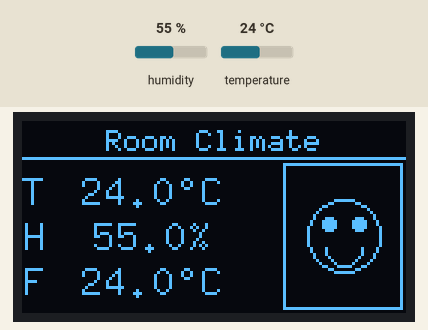
A sketch run on a simulated ESP32. On the bench: 128×64 one-colour display. The test bench sets the inputs (shaded band); at power-on: humidity 55 %, temperature 24 °C. WiFi joins after 1.5 s; servers stay silent unless stated; what the sketch prints to the serial monitor is not drawn.

Above: at 3.2 s.
3.3 s: humidity set to 41 %
At 5.3 s:
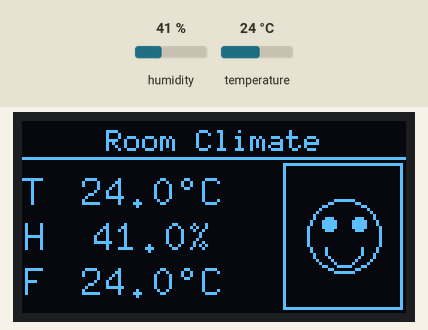
5.6 s: humidity set to 38 %
At 7.0 s:
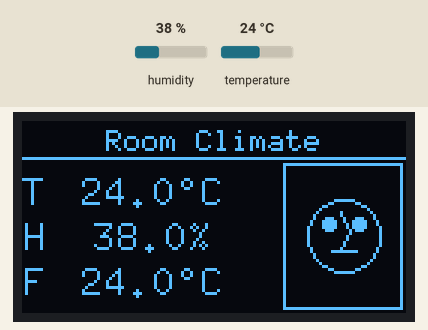
7.6 s: temperature set to 33 °C
At 8.6 s:
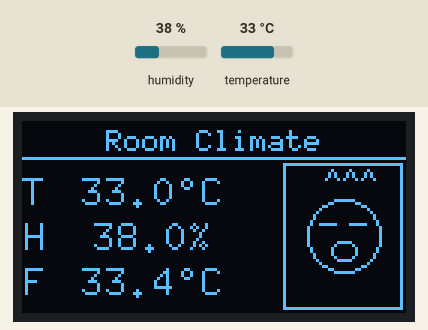
9.6 s: temperature set to 12 °C
At 11.4 s:
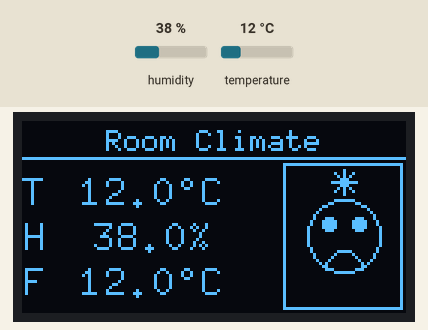
Timing chart, 0 to 12.9 s (numbered marks = the images above; inputs shaded):
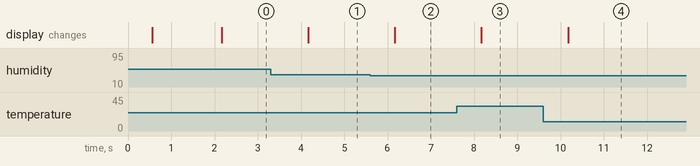

The sketch:

TEMP_HUM.ino
```cpp
/* The Temp_Hum code uses and esp32 and a high precision temperature and humidity sensor aht10,
 to monitor the surrounding temperature and humidity. Based on the readings and specified thresholds, specific devices (humidifiers, airconditionsers etc.) can be automated.
 * Room Climate Monitor
 * Board  : ESP32-WROOM
 * Sensor : AHT10  — I2C : D21=SDA, D22=SCL
 * Display: SH1106 — SPI : D18=CLK, D23=MOSI, D15=RST, D4=DC, D5=CS
 *
 * Libraries: U8g2 (oliver), Adafruit AHTX0, Adafruit BusIO, ArduinoJson
 *
 * WiFi setup:
 *   1. Set WIFI_SSID and WIFI_PASS below
 *   2. Run server.py on your PC — it will print the IP to put in PC_HOST
 *   3. Upload this sketch; Serial Monitor shows ESP32's own IP
 *
 * Relay control: uncomment blocks in applyRelays() + pinMode block in setup()
 */

#include <Wire.h>
#include <SPI.h>
#include <U8g2lib.h>
#include <Adafruit_AHTX0.h>
#include <WiFi.h>
#include <ESPmDNS.h>
#include <WebServer.h>
#include <HTTPClient.h>
#include <ArduinoJson.h>

// ── WiFi / network — CONFIGURE THESE ─────────────────────────────────────────
#define WIFI_SSID  "Baali_air"
#define WIFI_PASS  " "
#define PC_HOST    ""   // your PC's local IP (printed by server.py)
#define PC_PORT    5000

// ── Pin map ───────────────────────────────────────────────────────────────────
#define SDA_PIN          21
#define SCL_PIN          22
#define OLED_CLK         18
#define OLED_MOSI        23
#define OLED_RST         15
#define OLED_DC           4
#define OLED_CS           5
#define RELAY_AC         25
#define RELAY_LIGHTS     26
#define RELAY_HUMIDIFIER 27

// ── Layout constants (live display) ──────────────────────────────────────────
#define BOX_X  87
#define BOX_Y  14
#define BOX_W  40
#define BOX_H  49
#define EM_CX  107
#define EM_CY   38

// ── Display mode durations ────────────────────────────────────────────────────
const uint32_t DUR_LIVE       = 30000;   // 30 s live feed
const uint32_t DUR_TEMP_GRAPH = 15000;   // 15 s temperature graph
const uint32_t DUR_HUM_GRAPH  = 15000;   // 15 s humidity graph
const uint32_t READ_INTERVAL  = 2000;    // sensor poll interval

// ── Automation thresholds ─────────────────────────────────────────────────────
struct AutoConfig { float acOnTemp, acOffTemp, humOnRH, humOffRH; };
AutoConfig cfg = { 28.0f, 25.0f, 40.0f, 60.0f };

// ── State structs ─────────────────────────────────────────────────────────────
struct RelayState { bool ac, lights, humidifier; };
struct Reading    { float tempC, rh, feelsLike; bool valid; };
enum   DispMode   { LIVE=0, TEMP_GRAPH=1, HUM_GRAPH=2 };

// ── Hardware objects ──────────────────────────────────────────────────────────
U8G2_SH1106_128X64_NONAME_F_4W_HW_SPI oled(U8G2_R0, OLED_CS, OLED_DC, OLED_RST);
Adafruit_AHTX0 aht;
WebServer      server(80);

// ── Runtime state ─────────────────────────────────────────────────────────────
RelayState relay      = {false,false,false};
bool  sensorPresent   = false;
Reading curReading    = {0,0,0,false};
DispMode dispMode     = LIVE;
uint32_t modeSince    = 0;
uint32_t lastReadMs   = 0;
uint32_t lastWifiMs   = 0;
uint32_t lastSensChk  = 0;
uint32_t histFetchedMs= 0;

// ── History buffers (96 points = one per 15 min for 24 h) ────────────────────
#define HIST_MAX 96
float histTemp[HIST_MAX];
float histHum[HIST_MAX];
int   histCount = 0;

// ─────────────────────────────────────────────────────────────────────────────
// Heat-index (NOAA Steadman, Celsius)
// ─────────────────────────────────────────────────────────────────────────────
float heatIndex(float t, float h) {
  if (t < 27.0f) return t;
  return -8.78469475556f + 1.61139411f*t + 2.33854883889f*h
         - 0.14611605f*t*h  - 0.012308094f*t*t - 0.016424828f*h*h
         + 0.002211732f*t*t*h + 0.00072546f*t*h*h - 0.000003582f*t*t*h*h;
}

// ─────────────────────────────────────────────────────────────────────────────
// Sensor
// ─────────────────────────────────────────────────────────────────────────────
Reading readSensor() {
  if (!sensorPresent) return {0,0,0,false};
  sensors_event_t hev, tev;
  if (!aht.getEvent(&hev, &tev)) return {0,0,0,false};
  float t = tev.temperature, h = hev.relative_humidity;
  return {t, h, heatIndex(t,h), true};
}

// ─────────────────────────────────────────────────────────────────────────────
// Relay control (uncomment blocks when devices are wired)
// ─────────────────────────────────────────────────────────────────────────────
void applyRelays(const Reading& r) {
  if (!r.valid) return;
  // if (r.tempC > cfg.acOnTemp  && !relay.ac)      { digitalWrite(RELAY_AC, LOW);  relay.ac=true; }
  // if (r.tempC < cfg.acOffTemp &&  relay.ac)       { digitalWrite(RELAY_AC, HIGH); relay.ac=false; }
  // if (r.rh < cfg.humOnRH  && !relay.humidifier)  { digitalWrite(RELAY_HUMIDIFIER, LOW);  relay.humidifier=true; }
  // if (r.rh > cfg.humOffRH &&  relay.humidifier)  { digitalWrite(RELAY_HUMIDIFIER, HIGH); relay.humidifier=false; }
}

// ─────────────────────────────────────────────────────────────────────────────
// Emoji primitives (live display)
// ─────────────────────────────────────────────────────────────────────────────
static void emFace()  { oled.drawCircle(EM_CX,EM_CY,12); }
static void emEyes()  { oled.drawDisc(EM_CX-5,EM_CY-4,2); oled.drawDisc(EM_CX+5,EM_CY-4,2); }
static void emSmile() { oled.drawCircle(EM_CX,EM_CY+4, 6,U8G2_DRAW_LOWER_LEFT|U8G2_DRAW_LOWER_RIGHT); }
static void emFrown() { oled.drawCircle(EM_CX,EM_CY+11,6,U8G2_DRAW_UPPER_LEFT|U8G2_DRAW_UPPER_RIGHT); }
static void emFlat()  { oled.drawHLine(EM_CX-4,EM_CY+5,9); }
static void emDrop(int x,int y){ oled.drawPixel(x,y); oled.drawDisc(x,y+3,2); }

static void drawEmoji(float fl, float rh) {
  oled.drawFrame(BOX_X,BOX_Y,BOX_W,BOX_H);
  if (fl < 22.0f) {
    emFace(); emEyes(); emFrown();
    int sx=EM_CX, sy=BOX_Y+6;
    oled.drawHLine(sx-4,sy,9); oled.drawVLine(sx,sy-4,9);
    oled.drawLine(sx-3,sy-3,sx+3,sy+3); oled.drawLine(sx+3,sy-3,sx-3,sy+3);
  } else if (fl > 29.0f) {
    emFace();
    oled.drawHLine(EM_CX-8,EM_CY-4,6); oled.drawHLine(EM_CX+2,EM_CY-4,6);
    oled.drawEllipse(EM_CX,EM_CY+5,4,3,U8G2_DRAW_ALL);
    for (int i=0;i<3;i++){int wx=EM_CX-6+i*6,wy=BOX_Y+2;oled.drawLine(wx,wy+3,wx+2,wy);oled.drawLine(wx+2,wy,wx+4,wy+3);}
  } else if (rh > 65.0f) {
    emFace(); emEyes(); emFlat();
    emDrop(EM_CX-8,EM_CY+13); emDrop(EM_CX,EM_CY+13); emDrop(EM_CX+8,EM_CY+13);
  } else if (rh < 40.0f) {
    emFace(); emEyes(); emFlat();
    oled.drawLine(EM_CX-1,EM_CY-8,EM_CX+2,EM_CY-2); oled.drawLine(EM_CX+2,EM_CY-2,EM_CX-1,EM_CY+4);
  } else if (fl <= 29.0f) {
    emFace(); emEyes(); emSmile();
  } else {
    emFace(); emEyes(); emFlat(); emDrop(EM_CX+11,EM_CY-6);
  }
}

// ─────────────────────────────────────────────────────────────────────────────
// Live display
// ─────────────────────────────────────────────────────────────────────────────
void drawMsg(const char* line1, const char* line2 = nullptr) {
  oled.clearBuffer();
  oled.setFont(u8g2_font_6x10_tf);
  oled.drawStr(4, line2 ? 28 : 36, line1);
  if (line2) oled.drawStr(4, 44, line2);
  oled.sendBuffer();
}

void draw(const Reading& r) {
  if (!r.valid) { drawMsg("Sensor not", "detected!"); return; }
  char buf[12];
  oled.clearBuffer();
  oled.setFont(u8g2_font_6x10_tf);
  const char* title = "Room Climate";
  oled.drawStr((128-(int)oled.getStrWidth(title))/2, 10, title);
  oled.drawHLine(0,12,128);
  drawEmoji(r.feelsLike, r.rh);
  oled.setFont(u8g2_font_8x13_tf);
  const int LSEC = BOX_X-2;
  int vw, vx;
  oled.drawStr(0,28,"T");
  snprintf(buf,sizeof(buf),"%.1f%cC",r.tempC,'\xb0');
  vw=(int)oled.getStrWidth(buf); vx=(LSEC-vw)/2; if(vx<10)vx=10;
  oled.drawStr(vx,28,buf);
  oled.drawStr(0,43,"H");
  snprintf(buf,sizeof(buf),"%.1f%%",r.rh);
  vw=(int)oled.getStrWidth(buf); vx=(LSEC-vw)/2; if(vx<10)vx=10;
  oled.drawStr(vx,43,buf);
  oled.drawStr(0,58,"F");
  snprintf(buf,sizeof(buf),"%.1f%cC",r.feelsLike,'\xb0');
  vw=(int)oled.getStrWidth(buf); vx=(LSEC-vw)/2; if(vx<10)vx=10;
  oled.drawStr(vx,58,buf);
  oled.sendBuffer();
}

// ─────────────────────────────────────────────────────────────────────────────
// 24h graph renderer
// ─────────────────────────────────────────────────────────────────────────────
static void drawGraph(float* vals, int count, const char* title,
                      float curVal, const char* unit) {
  oled.clearBuffer();

  if (count < 2) {
    oled.setFont(u8g2_font_6x10_tf);
    drawMsg("No history", "yet...");
    return;
  }

  // Header: title left, current value right
  oled.setFont(u8g2_font_5x7_tf);
  oled.drawStr(0, 7, title);
  char cur[10];
  snprintf(cur, sizeof(cur), "%.1f%s", curVal, unit);
  oled.drawStr(127-(int)oled.getStrWidth(cur), 7, cur);
  oled.drawHLine(0, 9, 128);

  // Graph area: x=[22,127] y=[11,57] → w=106, h=46
  const int GX=22, GY=11, GW=106, GH=46;

  // Dynamic range with 10 % padding
  float lo=vals[0], hi=vals[0];
  for (int i=1;i<count;i++) { if(vals[i]<lo)lo=vals[i]; if(vals[i]>hi)hi=vals[i]; }
  float pad=(hi-lo)*0.1f; if(pad<0.5f)pad=0.5f;
  lo-=pad; hi+=pad;
  float range=hi-lo; if(range<0.1f)range=0.1f;

  // Axes
  oled.drawVLine(GX, GY, GH+1);
  oled.drawHLine(GX, GY+GH, GW);

  // Y-axis labels
  char buf[8];
  snprintf(buf,sizeof(buf),"%.0f",hi); oled.drawStr(0,GY+6,buf);
  snprintf(buf,sizeof(buf),"%.0f",lo); oled.drawStr(0,GY+GH,buf);

  // X-axis labels
  oled.drawStr(GX+1, 63, "24h");
  const char* nl="now";
  oled.drawStr(GX+GW-(int)oled.getStrWidth(nl), 63, nl);

  // Line graph
  for (int i=1;i<count;i++) {
    int x1=GX+1+(int)((long)(i-1)*(GW-1)/(count-1));
    int x2=GX+1+(int)((long)(i)  *(GW-1)/(count-1));
    int y1=GY+GH-1-(int)((vals[i-1]-lo)/range*(GH-1));
    int y2=GY+GH-1-(int)((vals[i]  -lo)/range*(GH-1));
    oled.drawLine(x1,constrain(y1,GY,GY+GH-1),x2,constrain(y2,GY,GY+GH-1));
  }
  oled.sendBuffer();
}

void drawTempGraph() { drawGraph(histTemp,histCount,"Temp 24h", curReading.tempC, "\xb0""C"); }
void drawHumGraph()  { drawGraph(histHum, histCount,"Humi 24h", curReading.rh,    "%");       }

// ─────────────────────────────────────────────────────────────────────────────
// WiFi
// ─────────────────────────────────────────────────────────────────────────────
void connectWiFi() {
  WiFi.mode(WIFI_STA);
  WiFi.begin(WIFI_SSID, WIFI_PASS);
  Serial.print("WiFi connecting");
  for (int i=0; i<20 && WiFi.status()!=WL_CONNECTED; i++) {
    delay(500); Serial.print('.');
  }
  if (WiFi.status() == WL_CONNECTED) {
    Serial.printf("\nWiFi OK  IP: %s\n", WiFi.localIP().toString().c_str());
    Serial.println("mDNS: http://climate.local");
  } else {
    Serial.println("\nWiFi failed — running offline");
  }
}

// ─────────────────────────────────────────────────────────────────────────────
// Web server handlers (served by ESP32)
// ─────────────────────────────────────────────────────────────────────────────
static const char INDEX_HTML[] PROGMEM = R"html(
<!DOCTYPE html><html>
<head><meta name='viewport' content='width=device-width,initial-scale=1'>
<title>Room Climate</title>
<style>
body{background:#111;color:#eee;font-family:sans-serif;text-align:center;padding:30px;margin:0}
h2{color:#4af;margin-bottom:20px}
.g{display:flex;justify-content:center;gap:16px;flex-wrap:wrap}
.c{background:#1e1e1e;border:1px solid #333;border-radius:12px;padding:20px 28px}
.v{font-size:2.2em;font-weight:700;color:#4f4}
.l{color:#888;font-size:.8em;margin-top:6px}
p{color:#555;font-size:.75em;margin-top:24px}
</style></head>
<body>
<h2>Room Climate Monitor</h2>
<div class='g' id='d'><div class='c'><div class='v'>--</div><div class='l'>Loading...</div></div></div>
<p>Updates every 5 s</p>
<script>
async function u(){
  try{
    const d=await(await fetch('/data.json')).json();
    document.getElementById('d').innerHTML=d.valid
      ?`<div class='c'><div class='v'>${d.temp.toFixed(1)}&deg;C</div><div class='l'>Temperature</div></div>
        <div class='c'><div class='v'>${d.humidity.toFixed(1)}%</div><div class='l'>Humidity</div></div>
        <div class='c'><div class='v'>${d.feelsLike.toFixed(1)}&deg;C</div><div class='l'>Feels Like</div></div>`
      :'<div class=\'c\'><div class=\'v\' style=\'color:#f44\'>Sensor error</div></div>';
  }catch(e){}
}
u();setInterval(u,5000);
</script></body></html>
)html";

void handleRoot() {
  server.send_P(200, "text/html", INDEX_HTML);
}

void handleDataJson() {
  char json[128];
  snprintf(json, sizeof(json),
    "{\"temp\":%.2f,\"humidity\":%.2f,\"feelsLike\":%.2f,\"valid\":%s}",
    curReading.tempC, curReading.rh, curReading.feelsLike,
    curReading.valid ? "true" : "false");
  server.send(200, "application/json", json);
}

void handle404() {
  server.send(404, "text/plain", "Not found");
}

// ─────────────────────────────────────────────────────────────────────────────
// Fetch 24h history from PC's Python server
// ─────────────────────────────────────────────────────────────────────────────
void fetchHistory() {
  if (WiFi.status() != WL_CONNECTED) return;

  drawMsg("Fetching", "history...");

  HTTPClient http;
  String url = "http://";
  url += PC_HOST;
  url += ":";
  url += PC_PORT;
  url += "/history.json";

  http.begin(url);
  http.setTimeout(4000);
  int code = http.GET();

  if (code == 200) {
    String payload = http.getString();
    // ArduinoJson v6: DynamicJsonDocument doc(2048);
    // ArduinoJson v7: JsonDocument doc;
    DynamicJsonDocument doc(2048);
    if (deserializeJson(doc, payload) == DeserializationError::Ok) {
      JsonArray temps = doc["temps"];
      JsonArray hums  = doc["hums"];
      histCount = min((int)min(temps.size(), hums.size()), HIST_MAX);
      for (int i = 0; i < histCount; i++) {
        histTemp[i] = temps[i].as<float>();
        histHum[i]  = hums[i].as<float>();
      }
      Serial.printf("History: %d points loaded\n", histCount);
    } else {
      Serial.println("History: JSON parse error");
    }
  } else {
    Serial.printf("History: HTTP %d (is server.py running?)\n", code);
  }
  http.end();
}

// ─────────────────────────────────────────────────────────────────────────────
// Setup
// ─────────────────────────────────────────────────────────────────────────────
void setup() {
  Serial.begin(115200);
  delay(500);

  // Display
  bool oledOk = oled.begin();
  Serial.printf("OLED: %s\n", oledOk ? "OK" : "FAILED");
  if (oledOk) drawMsg("Starting...");

  // Sensor
  Wire.begin(SDA_PIN, SCL_PIN);
  if (!aht.begin()) {
    Serial.println("WARN: AHT10 not found");
  } else {
    sensorPresent = true;
    Serial.println("AHT10: OK");
  }

  // WiFi + mDNS
  connectWiFi();
  if (WiFi.status() == WL_CONNECTED) {
    if (MDNS.begin("climate")) Serial.println("mDNS ready");
    server.on("/",          handleRoot);
    server.on("/data.json", handleDataJson);
    server.onNotFound(handle404);
    server.begin();
    Serial.println("HTTP server started");
  }

  // Relay GPIO — uncomment when wired
  // uint8_t rPins[]={RELAY_AC,RELAY_LIGHTS,RELAY_HUMIDIFIER};
  // for(int i=0;i<3;i++){pinMode(rPins[i],OUTPUT);digitalWrite(rPins[i],HIGH);}

  modeSince = millis();
}

// ─────────────────────────────────────────────────────────────────────────────
// Loop
// ─────────────────────────────────────────────────────────────────────────────
void loop() {
  uint32_t now = millis();

  // Serve web requests
  if (WiFi.status() == WL_CONNECTED) server.handleClient();

  // WiFi reconnect check (every 30 s)
  if (now - lastWifiMs > 30000) {
    lastWifiMs = now;
    if (WiFi.status() != WL_CONNECTED) {
      WiFi.reconnect();
      Serial.println("WiFi: reconnecting...");
    }
  }

  // Sensor read (every 2 s)
  if (now - lastReadMs > READ_INTERVAL) {
    lastReadMs = now;

    // AHT10 reconnect attempt (every 5 s when absent)
    if (!sensorPresent && now - lastSensChk > 5000) {
      lastSensChk = now;
      if (aht.begin()) { sensorPresent = true; Serial.println("AHT10: detected"); }
    }

    curReading = readSensor();
    if (curReading.valid)
      Serial.printf("T:%.1fC  H:%.1f%%  F:%.1fC\n",
                    curReading.tempC, curReading.rh, curReading.feelsLike);
    applyRelays(curReading);

    if (dispMode == LIVE) draw(curReading);
  }

  // Display mode state machine
  uint32_t dur = (dispMode==LIVE) ? DUR_LIVE :
                 (dispMode==TEMP_GRAPH) ? DUR_TEMP_GRAPH : DUR_HUM_GRAPH;

  if (now - modeSince > dur) {
    dispMode = (DispMode)((dispMode + 1) % 3);
    modeSince = now;

    if (dispMode == TEMP_GRAPH) {
      // Fetch fresh history if empty or older than 5 min
      if (histCount == 0 || now - histFetchedMs > 300000UL) {
        fetchHistory();
        histFetchedMs = now;
      }
      drawTempGraph();
    } else if (dispMode == HUM_GRAPH) {
      drawHumGraph();
    } else {
      draw(curReading);  // immediate redraw entering live mode
    }
  }
}
```

Measured:
- the behaviour switches between 40 and 39 % on humidity (found by bisection; images 1 and 2)
- after the input at 3.3 s, the display: changes after 0.87 s (image 1)
- after the input at 5.6 s, the display: changes after 0.57 s (image 2)
- after the input at 7.6 s, the display: changes after 0.57 s (image 3)
- after the input at 9.6 s, the display: changes after 0.57 s (image 4)
